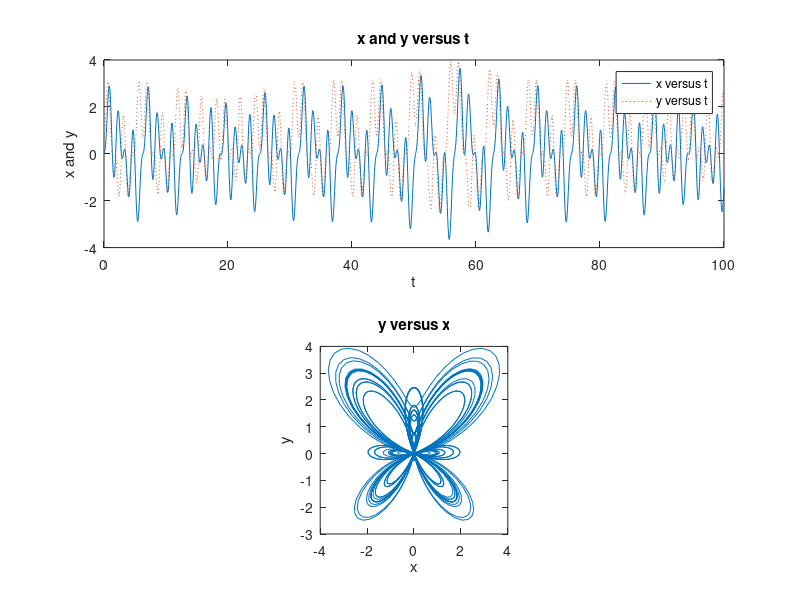

The MATLAB source for this figure:
% Ahmet Abdullah GÜLTEKİN
% 150121025

% Initialize 't' with given values
t = 0 : 1/16 : 100;

% Initialize x and y values according to formula
x = sin(t).*(exp(cos(t)) - 2*cos(4*t) - (sin(t/12)).^5);
y = cos(t).*(exp(cos(t)) - 2*cos(4*t) - (sin(t/12)).^5);

% Plot and place the plot 1
subplot(2, 1, 1)
% Pass the values of axis and select the line type of 'y' as dotted line
plot(t,x, t,y, ':')

% Show legend of axis
legend('x versus t', 'y versus t')

% Add title and labels
title('x and y versus t')
xlabel('t')
ylabel('x and y')

% Show second plot and place it
subplot(2,1,2)
plot(x,y)
% Choose axis type as square
axis square

% Add titles and labels
title('y versus x')
xlabel('x')
ylabel('y')